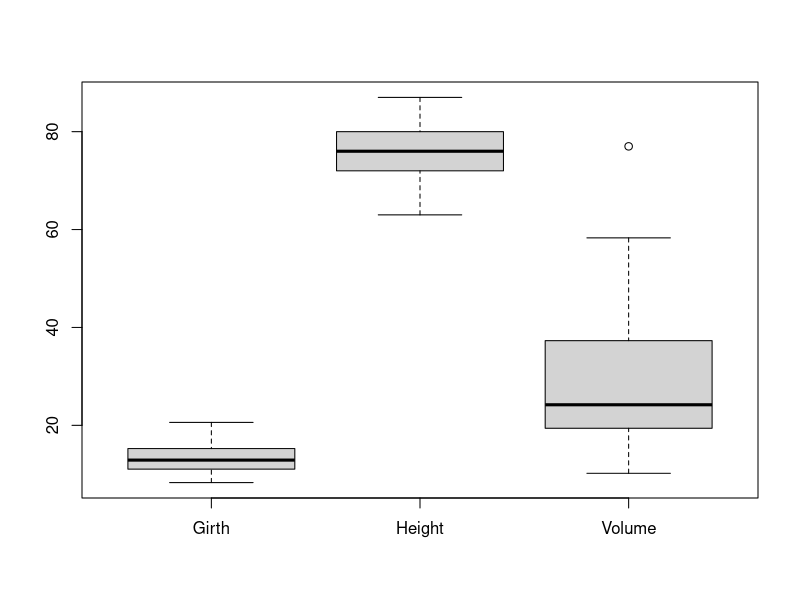
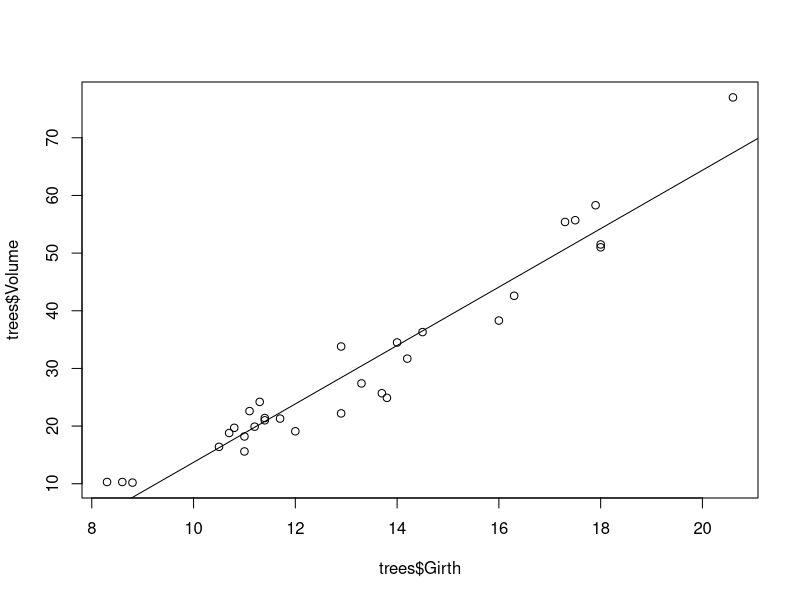

R code for these plots, in order:
# Univariate Statistik
summary(trees)
boxplot(trees)

# Bivariate Statistik
cor(trees)
plot(trees$Volume~trees$Girth)
abline(lm(trees$Volume~trees$Girth))

# Multivariate Statistik
regression_model <- lm(Volume~., data=trees)
regression_model
summary(regression_model)